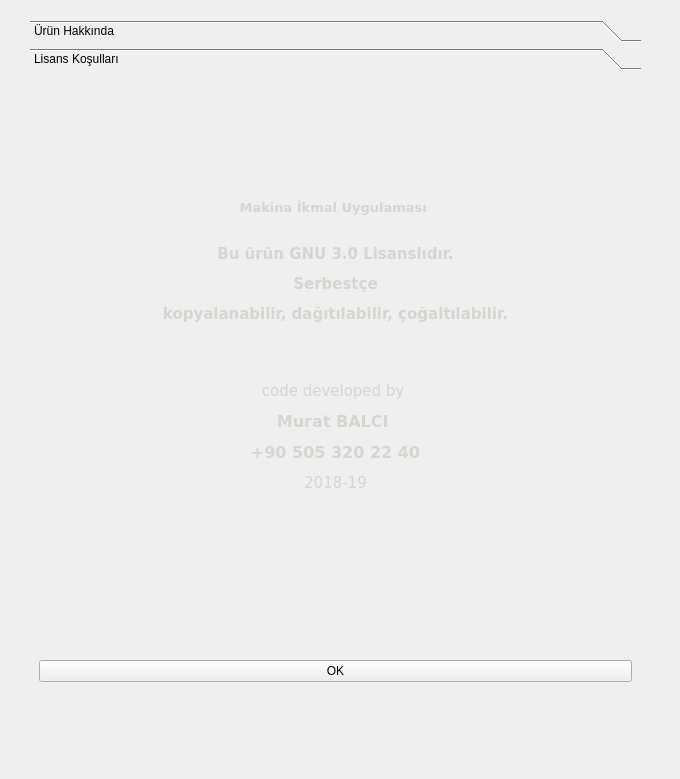
<?xml version="1.0" encoding="UTF-8"?>
<ui version="4.0">
 <class>CW_hkk</class>
 <widget class="QDialog" name="CW_hkk">
  <property name="geometry">
   <rect>
    <x>0</x>
    <y>0</y>
    <width>680</width>
    <height>779</height>
   </rect>
  </property>
  <property name="windowTitle">
   <string>About</string>
  </property>
  <widget class="QToolBox" name="toolBox">
   <property name="geometry">
    <rect>
     <x>30</x>
     <y>20</y>
     <width>611</width>
     <height>671</height>
    </rect>
   </property>
   <property name="focusPolicy">
    <enum>Qt::StrongFocus</enum>
   </property>
   <property name="currentIndex">
    <number>1</number>
   </property>
   <widget class="QWidget" name="page">
    <property name="geometry">
     <rect>
      <x>0</x>
      <y>0</y>
      <width>611</width>
      <height>589</height>
     </rect>
    </property>
    <attribute name="label">
     <string>Ürün Hakkında</string>
    </attribute>
    <layout class="QGridLayout" name="gridLayout_3">
     <item row="0" column="0">
      <layout class="QGridLayout" name="gridLayout">
       <item row="1" column="0">
        <widget class="QPushButton" name="btnOK_2">
         <property name="text">
          <string>OK</string>
         </property>
        </widget>
       </item>
       <item row="0" column="0">
        <widget class="QLabel" name="label">
         <property name="font">
          <font>
           <family>DejaVu Sans</family>
           <pointsize>11</pointsize>
          </font>
         </property>
         <property name="text">
          <string>&lt;html&gt;&lt;head/&gt;&lt;body&gt;&lt;p align=&quot;center&quot;&gt;&lt;span style=&quot; font-size:10pt; font-weight:600; color:#ef2929;&quot;&gt;Makina İkmal Uygulaması &lt;/span&gt;&lt;span style=&quot; font-weight:600; color:#ef2929;&quot;&gt;&lt;br/&gt;&lt;br/&gt;ver. 1.0.0&lt;/span&gt;&lt;/p&gt;&lt;p align=&quot;center&quot;&gt;&lt;span style=&quot; font-family:'arial,sans-serif'; font-size:12pt; font-weight:600; color:#ef2929;&quot;&gt;Murat BALCI (+90 505 320 22 40) &lt;/span&gt;&lt;/p&gt;&lt;p align=&quot;center&quot;&gt;&lt;span style=&quot; font-family:'arial,sans-serif'; font-weight:600; color:#ef2929;&quot;&gt;tarafından hazırlanmıştır.&lt;/span&gt;&lt;/p&gt;&lt;p align=&quot;center&quot;&gt;&lt;span style=&quot; font-family:'arial,sans-serif'; font-weight:600; color:#ef2929;&quot;&gt;Tüm işletim sistemlerinde&lt;/span&gt;&lt;/p&gt;&lt;p align=&quot;center&quot;&gt;&lt;span style=&quot; font-family:'arial,sans-serif'; font-weight:600; color:#ef2929;&quot;&gt;(Linux, Windows, MacOS, Android;. FreeBSD vs.)&lt;/span&gt;&lt;/p&gt;&lt;p align=&quot;center&quot;&gt;&lt;span style=&quot; font-family:'arial,sans-serif'; font-weight:600; color:#ef2929;&quot;&gt;çalıştırılabilir.&lt;/span&gt;&lt;/p&gt;&lt;p align=&quot;center&quot;&gt;&lt;span style=&quot; font-weight:600; color:#ef2929;&quot;&gt;&lt;br/&gt;Tüm uygulama talepleriniz için lütfen irtibata geçiniz&lt;/span&gt;&lt;/p&gt;&lt;p align=&quot;center&quot;&gt;&lt;span style=&quot; font-weight:600; color:#ef2929;&quot;&gt;roboturx@gmail.com&lt;br/&gt;&lt;/span&gt;&lt;/p&gt;&lt;/body&gt;&lt;/html&gt;</string>
         </property>
        </widget>
       </item>
      </layout>
     </item>
    </layout>
   </widget>
   <widget class="QWidget" name="page_2">
    <property name="geometry">
     <rect>
      <x>0</x>
      <y>0</y>
      <width>611</width>
      <height>589</height>
     </rect>
    </property>
    <attribute name="label">
     <string>Lisans Koşulları</string>
    </attribute>
    <layout class="QGridLayout" name="gridLayout_2">
     <item row="0" column="0">
      <layout class="QVBoxLayout" name="verticalLayout">
       <item>
        <widget class="QLabel" name="label_2">
         <property name="font">
          <font>
           <family>DejaVu Sans</family>
           <pointsize>11</pointsize>
          </font>
         </property>
         <property name="text">
          <string>&lt;html&gt;&lt;head/&gt;&lt;body&gt;&lt;p align=&quot;center&quot;&gt;&lt;span style=&quot; font-size:10pt; font-weight:600; color:#d3d7cf;&quot;&gt;Makina İkmal Uygulaması &lt;/span&gt;&lt;/p&gt;&lt;p align=&quot;center&quot;&gt;&lt;span style=&quot; color:#d3d7cf;&quot;&gt;&lt;br/&gt;&lt;/span&gt;&lt;span style=&quot; font-weight:600; color:#d3d7cf;&quot;&gt;Bu ürün GNU 3.0 Lisanslıdır.&lt;/span&gt;&lt;/p&gt;&lt;p align=&quot;center&quot;&gt;&lt;span style=&quot; font-family:'arial,sans-serif'; font-weight:600; color:#d3d7cf;&quot;&gt;Serbestçe&lt;/span&gt;&lt;/p&gt;&lt;p align=&quot;center&quot;&gt;&lt;span style=&quot; font-family:'arial,sans-serif'; font-weight:600; color:#d3d7cf;&quot;&gt;kopyalanabilir, dağıtılabilir, çoğaltılabilir.&lt;/span&gt;&lt;/p&gt;&lt;p align=&quot;center&quot;&gt;&lt;span style=&quot; color:#d3d7cf;&quot;&gt;&lt;br/&gt;&lt;/span&gt;&lt;/p&gt;&lt;p align=&quot;center&quot;&gt;&lt;span style=&quot; color:#d3d7cf;&quot;&gt;code developed by &lt;/span&gt;&lt;/p&gt;&lt;p align=&quot;center&quot;&gt;&lt;span style=&quot; font-family:'arial,sans-serif'; font-size:12pt; font-weight:600; color:#d3d7cf;&quot;&gt;Murat BALCI &lt;/span&gt;&lt;/p&gt;&lt;p align=&quot;center&quot;&gt;&lt;span style=&quot; font-family:'arial,sans-serif'; font-size:12pt; font-weight:600; color:#d3d7cf;&quot;&gt;+90 505 320 22 40&lt;/span&gt;&lt;/p&gt;&lt;p align=&quot;center&quot;&gt;&lt;span style=&quot; color:#d3d7cf;&quot;&gt;2018-19&lt;/span&gt;&lt;/p&gt;&lt;p align=&quot;center&quot;&gt;&lt;span style=&quot; color:#0a4c24;&quot;&gt;&lt;br/&gt;&lt;/span&gt;&lt;/p&gt;&lt;/body&gt;&lt;/html&gt;</string>
         </property>
        </widget>
       </item>
       <item>
        <widget class="QPushButton" name="btnOK">
         <property name="text">
          <string>OK</string>
         </property>
        </widget>
       </item>
      </layout>
     </item>
    </layout>
   </widget>
  </widget>
 </widget>
 <resources/>
 <connections/>
</ui>
